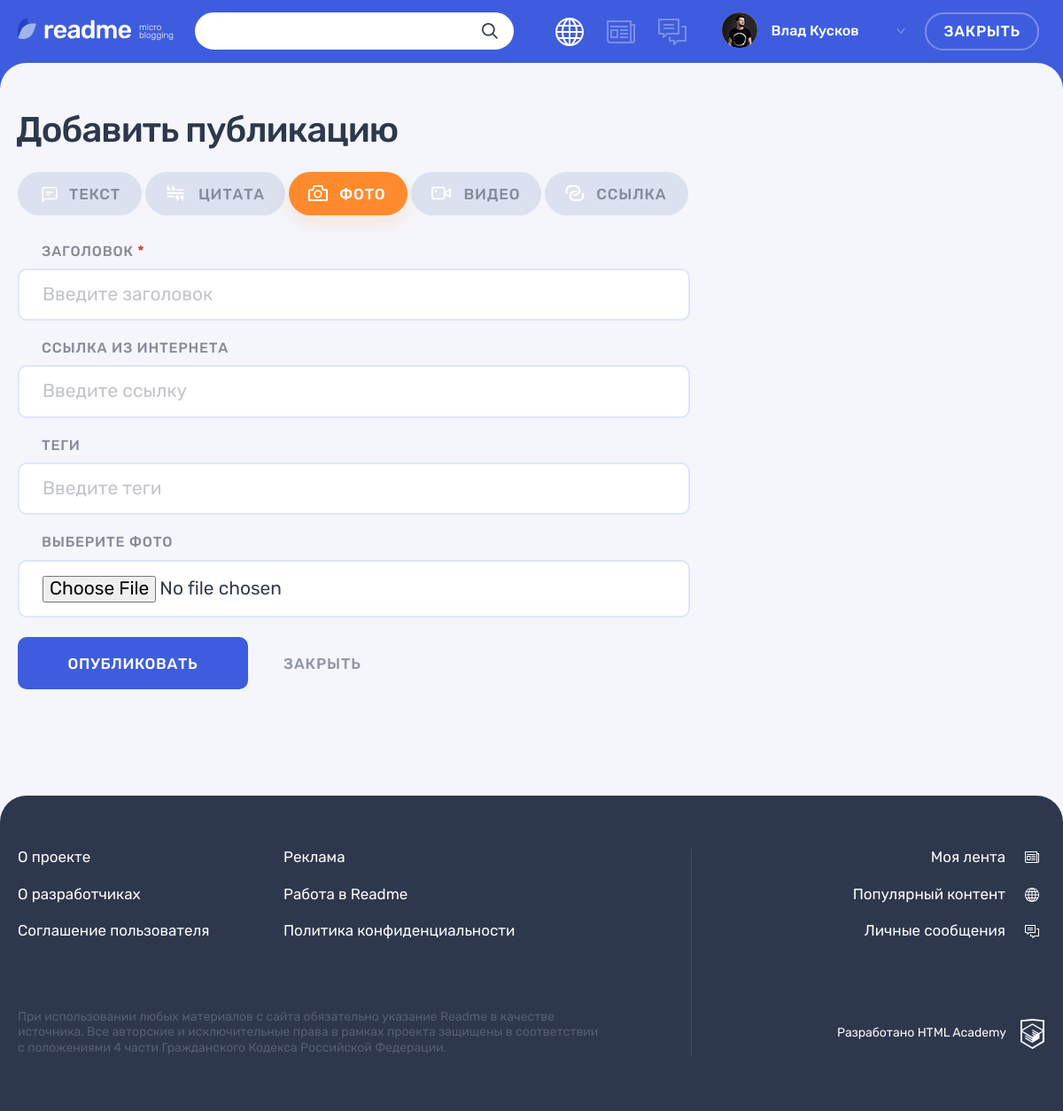
Page /add.php?categories-id=3 (signed in) on the committed database.
### tables this page shows
CREATE TABLE `users` (
  `id` int(11) NOT NULL,
  `dt_add` datetime NOT NULL DEFAULT CURRENT_TIMESTAMP,
  `email` varchar(535) NOT NULL,
  `login` varchar(535) NOT NULL,
  `password` varchar(60) NOT NULL,
  `avatar_path` varchar(256) DEFAULT NULL,
  `first_name` varchar(256) NOT NULL,
  `last_name` varchar(256) NOT NULL
);

CREATE TABLE `types` (
  `id` int(11) NOT NULL,
  `type` varchar(128) NOT NULL,
  `class_name` varchar(128) NOT NULL
);

### functions/template.php (called while the page is built, shortened)
<?php
function include_template($name, array $data = [])
{
    $name = 'templates/' . $name;
    extract($data);
    require $name;
    $result = ob_get_clean();
    return $result;
}
function get_type_from_id(array $types_content, ?int $id):string
{
  foreach($types_content as $type) {
      if((int) $type['id'] === $id) {
          return $type['class_name'];
      }
  }
}

### functions/db.php (called while the page is built, shortened)
<?php
function get_array_db(mysqli $connect, string $request): array
{
  $query =  mysqli_query($connect, $request);
  if($query == false) {
    print("Ошибка запроса в БД: " .  mysqli_error($connect));
    exit();
  }
  else {
    $array = mysqli_fetch_all($query, MYSQLI_ASSOC);
    return $array;
  }
}
function get_content_types(mysqli $connection): array
{
    $sql = "SELECT type, id, class_name FROM types";
    return get_array_db($connection, $sql);
}
function get_user(mysqli $connection, int $id):array
{
  $sql = "SELECT avatar_path, first_name, last_name FROM `users` WHERE id = '{$id}'";
  $user = get_array_db($connection, $sql);
  return $user[0];
}

### functions/request.php (called while the page is built, shortened)
<?php
function get_data_from_params(string $param):?int
{
    $data = $_GET[$param]?? NULL;
    if(is_numeric($data)) {
        return (int) $data;
    }
    else {
        exit('Неверный параметр в запросе');
    };
}

### templates/adding-post.php (the view)
<main class="page__main page__main--adding-post tabs__content--active">
      <div class="page__main-section">
        <div class="container">
          <h1 class="page__title page__title--adding-post">Добавить публикацию</h1>
        </div>
        <div class="adding-post container">
          <div class="adding-post__tabs-wrapper tabs">
            <div class="adding-post__tabs filters">
              <ul class="adding-post__tabs-list filters__list tabs__list">
              <?php foreach ($types_content as $key => $type):?>
                <li class="adding-post__tabs-item filters__item">
                  <a class="adding-post__tabs-link filters__button filters__button--<?=$type['class_name']?> <?= ((int) $type['id'] === $get_id) ? 'filters__button--active tabs__item--active button  tabs__item' : '' ?>" href="add.php?categories-id=<?=$type['id'];?>">
                    <svg class="filters__icon" width="22" height="18">
                      <use xlink:href="#icon-filter-<?=$type['class_name']?>"></use>
                    </svg>
                    <span><?=$type['type']?></span>
                  </a>
                </li>
                <?php endforeach; ?>
              </ul>
            </div>
            <div class="adding-post__tab-content">
                <?=$add_post_form?>
            </div>
          </div>
        </div>
      </div>
    </main>

### templates/layout.php (shortened to what this page needs)
<!DOCTYPE html>
<html lang="ru">
<head>
    <link rel="stylesheet" href="css/main.css">
</head>
<body class="page">
<header class="header">
    <div class="header__wrapper container">
        <div class="header__logo-wrapper">
            <a class="header__logo-link" href="/1247303-readme-12/">
                <img class="header__logo" src="img/logo.svg" alt="Логотип readme" width="128" height="24">
            </a>
            <p class="header__topic">
                micro blogging
            </p>
        </div>
        <?php if(isset($user)): ?>
        <form class="header__search-form form" action="#" method="get">
            <div class="header__search">
                <input class="header__search-input form__input" type="search">
                <button class="header__search-button button" type="submit">
                    <svg class="header__search-icon" width="18" height="18">
                        <use xlink:href="#icon-search"></use>
                    </svg>
                </button>
            </div>
        </form>
        <?php endif; ?>
        <div class="header__nav-wrapper">
            <?php if(isset($user)): ?>
            <nav class="header__nav">
                <ul class="header__my-nav">
                    <li class="header__my-page header__my-page--popular">
                        <a class="header__page-link header__page-link--active" href="popular.php" title="Популярный контент">
                        </a>
                    </li>
                    <li class="header__my-page header__my-page--feed">
                        <a class="header__page-link" href="feed.php" title="Моя лента">
                        </a>
                    </li>
                    <li class="header__my-page header__my-page--messages">
                        <a class="header__page-link" href="#
                        " title="Личные сообщения">
                        </a>
                    </li>
                </ul>
                <?php endif; ?>
                <ul class="header__user-nav">
                <?php if(isset($user)): ?>
                    <li class="header__profile">
                        <a class="header__profile-link" href="#">
                            <div class="header__avatar-wrapper">
                                <img class="header__profile-avatar" src="img/<?= $user['avatar_path'] ?>" alt="Аватар профиля">
                            </div>
                            <div class="header__profile-name">
                                <span>
                                    <?=$user['first_name'] . " " . $user['last_name']?>
                                </span>
                                <svg class="header__link-arrow" width="10" height="6">
                                    <use xlink:href="#icon-arrow-right-ad"></use>
                                </svg>
                            </div>
                        </a>
                    </li>
                    <?php endif; ?>
                    <?= $header_user_nav; ?>
                </ul>
            </nav>
        </div>
    </div>
</header>
<section class="page__main page__main--<?= $main_class; ?>">
    <?= $content; ?>
</section>
<footer class="footer">
    <div class="footer__wrapper">
        <div class="footer__container container">
            <div class="footer__site-info">
                <div class="footer__site-nav">
                    <ul class="footer__info-pages">
                        <li class="footer__info-page">
                            <a class="footer__page-link" href="#">О проекте</a>
                        </li>
                        <li class="footer__info-page">
                            <a class="footer__page-link" href="#">Реклама</a>
                        </li>
                        <li class="footer__info-page">
                            <a class="footer__page-link" href="#">О разработчиках</a>
                        </li>
                        <li class="footer__info-page">
                            <a class="footer__page-link" href="#">Работа в Readme</a>
                        </li>
                        <li class="footer__info-page">
                            <a class="footer__page-link" href="#">Соглашение пользователя</a>
                        </li>
                        <li class="footer__info-page">
                            <a class="footer__page-link" href="#">Политика конфиденциальности</a>
                        </li>
                    </ul>
                </div>
                <p class="footer__license">
                    При использовании любых материалов с сайта обязательно указание Readme в качестве источника. Все авторские и исключительные права в рамках проекта защищены в соответствии с положениями 4 части Гражданского Кодекса Российской Федерации.
                </p>
            </div>
            <div class="footer__my-info">
                <ul class="footer__my-pages">
                    <li class="footer__my-page footer__my-page--feed">
                        <a class="footer__page-link" href="feed.php">Моя лента</a>
                    </li>
                    <li class="footer__my-page footer__my-page--popular">
                        <a class="footer__page-link" href="popular.php">Популярный контент</a>
                    </li>
                    <li class="footer__my-page footer__my-page--messages">
                        <a class="footer__page-link" href="#">Личные сообщения</a>
                    </li>
                </ul>
                <div class="footer__copyright">
                    <a class="footer__copyright-link" href="#">
                        <span>Разработано HTML Academy</span>
                        <svg class="footer__copyright-logo" width="27" height="34">
                            <use xlink:href="#icon-htmlacademy"></use>
                        </svg>
                    </a>
                </div>
            </div>
        </div>
    </div>
</footer>
</body>
</html>

### rows in the picture
users: avatar_path (picture), first_name "Влад", last_name "Кусков"
types: type "ТЕКСТ"
types: type "ЦИТАТА"
types: type "ФОТО"
types: type "ВИДЕО"
types: type "ССЫЛКА"

### other values in the picture
$header_user_nav "ЗАКРЫТЬ"
